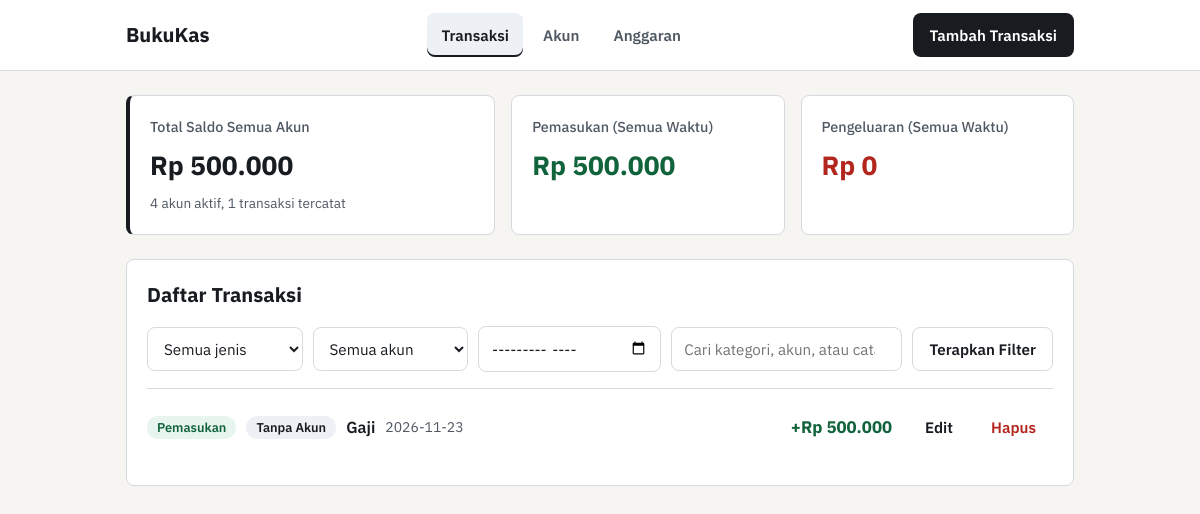
The page / on the database its author committed.
### tables this page shows
CREATE TABLE transaksi (
                id INTEGER PRIMARY KEY AUTOINCREMENT,
                tanggal TEXT NOT NULL,
                jenis TEXT NOT NULL CHECK (jenis IN ('pemasukan', 'pengeluaran')),
                kategori TEXT NOT NULL,
                nominal INTEGER NOT NULL CHECK (nominal > 0),
                catatan TEXT DEFAULT '',
                dibuat_pada TEXT NOT NULL
            , akun_id INTEGER REFERENCES akun(id) ON DELETE RESTRICT);

### app.py (the view)
@app.route("/")
def index():
    filter_jenis = request.args.get("jenis", "semua").strip().lower()
    filter_akun = request.args.get("akun", "semua").strip()
    filter_bulan = request.args.get("bulan", "").strip()
    kata_kunci = request.args.get("q", "").strip()
    if filter_jenis not in {"semua", "pemasukan", "pengeluaran"}:
        filter_jenis = "semua"
    if filter_bulan and not validasi_bulan(filter_bulan):
        filter_bulan = ""
    akun_filter_id = None
    if filter_akun != "semua":
        try:
            akun_filter_id = int(filter_akun)
        except ValueError:
            filter_akun = "semua"
    transaksi_list = []
    akun_list = []
    ringkasan = {"saldo_total": 0, "pemasukan": 0, "pengeluaran": 0}
    total_semua = 0
    db_error = None
    try:
        with get_db() as conn:
            akun_list = ambil_daftar_akun(conn)
            total_saldo_awal = sum(a["saldo_awal"] for a in akun_list)
            baris_global = conn.execute(
                """
                SELECT
                    COALESCE(SUM(CASE WHEN jenis = 'pemasukan' THEN nominal ELSE 0 END), 0) AS total_masuk,
                    COALESCE(SUM(CASE WHEN jenis = 'pengeluaran' THEN nominal ELSE 0 END), 0) AS total_keluar,
                    COUNT(*) AS jumlah_total
                FROM transaksi
                """
            ).fetchone()
            total_semua = baris_global["jumlah_total"]
            saldo_total = (
                total_saldo_awal
                + baris_global["total_masuk"]
                - baris_global["total_keluar"]
            )
            kondisi = []
            parameter = []
            if filter_jenis != "semua":
                kondisi.append("t.jenis = ?")
                parameter.append(filter_jenis)
            if akun_filter_id is not None:
                kondisi.append("t.akun_id = ?")
                parameter.append(akun_filter_id)
            if filter_bulan:
                kondisi.append("substr(t.tanggal, 1, 7) = ?")
                parameter.append(filter_bulan)
            if kata_kunci:
                kondisi.append(
                    "(LOWER(t.kategori) LIKE ? OR LOWER(t.catatan) LIKE ? OR LOWER(COALESCE(a.nama, '')) LIKE ?)"
                )
                pola = f"%{kata_kunci.lower()}%"
                parameter.extend([pola, pola, pola])
            where_sql = f"WHERE {' AND '.join(kondisi)}" if kondisi else ""
            transaksi_list = conn.execute(
                f"""
                SELECT
                    t.id,
                    t.tanggal,
                    t.jenis,
                    t.akun_id,
                    COALESCE(a.nama, 'Tanpa Akun') AS nama_akun,
                    t.kategori,
                    t.nominal,
                    t.catatan
                FROM transaksi t
                LEFT JOIN akun a ON a.id = t.akun_id
                {where_sql}
                ORDER BY t.tanggal DESC, t.id DESC
                """,
                parameter,
            ).fetchall()
            if filter_bulan:
                baris_arus = conn.execute(
                    """
                    SELECT
                        COALESCE(SUM(CASE WHEN jenis = 'pemasukan' THEN nominal ELSE 0 END), 0) AS total_masuk,
                        COALESCE(SUM(CASE WHEN jenis = 'pengeluaran' THEN nominal ELSE 0 END), 0) AS total_keluar
                    FROM transaksi
                    WHERE substr(tanggal, 1, 7) = ?
                    """,
                    (filter_bulan,),
                ).fetchone()
                masuk_tampil = baris_arus["total_masuk"]
                keluar_tampil = baris_arus["total_keluar"]
            else:
                masuk_tampil = baris_global["total_masuk"]
                keluar_tampil = baris_global["total_keluar"]
            ringkasan = {
                "saldo_total": saldo_total,
                "pemasukan": masuk_tampil,
                "pengeluaran": keluar_tampil,
            }
    except sqlite3.Error as exc:
        db_error = f"Gagal membaca data dari database: {exc}"
    return render_template(
        "index.html",
        active_nav="transaksi",
        transaksi_list=transaksi_list,
        akun_list=akun_list,
        ringkasan=ringkasan,
        total_semua=total_semua,
        filter_jenis=filter_jenis,
        filter_akun=filter_akun,
        filter_bulan=filter_bulan,
        kata_kunci=kata_kunci,
        db_error=db_error,
    )

### app.py (called while the page is built)
def get_db():
    conn = sqlite3.connect(DB_PATH, timeout=5)
    conn.row_factory = sqlite3.Row
    conn.execute("PRAGMA foreign_keys = ON")
    return conn

@app.template_filter("rupiah")
def format_rupiah(angka):
    nilai = int(angka or 0)
    tanda = "-" if nilai < 0 else ""
    terformat = f"{abs(nilai):,}".replace(",", ".")
    return f"{tanda}Rp {terformat}"

def ambil_daftar_akun(conn):
    return conn.execute(
        """
        SELECT
            a.id,
            a.nama,
            a.tipe,
            a.saldo_awal,
            COALESCE(SUM(CASE WHEN t.jenis = 'pemasukan' THEN t.nominal ELSE 0 END), 0) AS total_masuk,
            COALESCE(SUM(CASE WHEN t.jenis = 'pengeluaran' THEN t.nominal ELSE 0 END), 0) AS total_keluar,
            COUNT(t.id) AS jumlah_transaksi,
            a.saldo_awal
                + COALESCE(SUM(CASE WHEN t.jenis = 'pemasukan' THEN t.nominal ELSE 0 END), 0)
                - COALESCE(SUM(CASE WHEN t.jenis = 'pengeluaran' THEN t.nominal ELSE 0 END), 0) AS saldo_sekarang
        FROM akun a
        LEFT JOIN transaksi t ON t.akun_id = a.id
        GROUP BY a.id
        ORDER BY a.nama COLLATE NOCASE ASC
        """
    ).fetchall()

### templates/index.html (shortened to what this page needs)
{% extends "base.html" %}
{% block content %}
  <section class="summary-grid" aria-label="Ringkasan keuangan">
    <article class="summary-card summary-primary">
      <p class="summary-label">Total Saldo Semua Akun</p>
      <p class="summary-value num">{{ ringkasan.saldo_total | rupiah }}</p>
      <p class="summary-meta">{{ akun_list | length }} akun aktif, {{ total_semua }} transaksi tercatat</p>
    </article>
    <article class="summary-card">
      <p class="summary-label">
        Pemasukan {{ '(' ~ filter_bulan ~ ')' if filter_bulan else '(Semua Waktu)' }}
      </p>
      <p class="summary-value num text-income">{{ ringkasan.pemasukan | rupiah }}</p>
    </article>
    <article class="summary-card">
      <p class="summary-label">
        Pengeluaran {{ '(' ~ filter_bulan ~ ')' if filter_bulan else '(Semua Waktu)' }}
      </p>
      <p class="summary-value num text-expense">{{ ringkasan.pengeluaran | rupiah }}</p>
    </article>
  </section>
  <section class="panel" aria-labelledby="judul-daftar">
    <div class="panel-header">
      <h1 id="judul-daftar" class="panel-title">Daftar Transaksi</h1>
      <form
        method="get"
        action="{{ url_for('index') }}"
        class="filter-form"
        data-loading-text="Memuat..."
      >
        <div class="filter-group">
          <select id="filter-jenis" name="jenis" class="input">
            <option value="semua" {% if filter_jenis == 'semua' %}selected{% endif %}>Semua jenis</option>
          </select>
        </div>
        <div class="filter-group">
          <select id="filter-akun" name="akun" class="input">
            <option value="semua" {% if filter_akun == 'semua' %}selected{% endif %}>Semua akun</option>
          </select>
        </div>
        <div class="filter-group">
          <input
            id="filter-bulan"
            type="month"
            name="bulan"
            class="input"
            value="{{ filter_bulan }}"
          >
        </div>
        <div class="filter-group filter-search">
          <input
            id="filter-q"
            type="search"
            name="q"
            class="input"
            value="{{ kata_kunci }}"
            placeholder="Cari kategori, akun, atau catatan"
          >
        </div>
        <div class="filter-actions">
          <button type="submit" class="btn btn-secondary">Terapkan Filter</button>
        </div>
      </form>
    </div>
    {% if db_error %}
      <div class="state-box state-error" role="alert">
        <h2>Data tidak dapat dimuat</h2>
        <p>{{ db_error }}</p>
        <a href="{{ url_for('index') }}" class="btn btn-secondary">Muat Ulang Halaman</a>
      </div>
    {% elif transaksi_list %}
      <ul class="tx-list">
        {% for item in transaksi_list %}
          <li class="tx-row">
            <div class="tx-main">
              <div class="tx-topline">
                <span class="badge badge-{{ item.jenis }}">
                  {{ 'Pemasukan' if item.jenis == 'pemasukan' else 'Pengeluaran' }}
                </span>
                <span class="badge badge-neutral">{{ item.nama_akun }}</span>
                <span class="tx-category">{{ item.kategori }}</span>
                <time class="tx-date" datetime="{{ item.tanggal }}">{{ item.tanggal }}</time>
              </div>
            </div>
            <div class="tx-side">
              <p class="tx-amount num {{ 'text-income' if item.jenis == 'pemasukan' else 'text-expense' }}">
                {{ '+' if item.jenis == 'pemasukan' else '-' }}{{ item.nominal | rupiah }}
              </p>
              <div class="tx-actions">
                <a href="{{ url_for('edit_transaksi', transaksi_id=item.id) }}" class="btn btn-ghost">Edit</a>
                <form
                  method="post"
                  action="{{ url_for('hapus_transaksi', transaksi_id=item.id) }}"
                  data-confirm="Hapus transaksi {{ item.kategori }} ({{ item.nama_akun }}) sebesar {{ item.nominal | rupiah }}?"
                  data-loading-text="Menghapus..."
                >
                  <button type="submit" class="btn btn-danger-ghost">Hapus</button>
                </form>
              </div>
            </div>
          </li>
        {% endfor %}
      </ul>
    {% endif %}
  </section>
{% endblock %}

### static/style.css (style rules this page uses)
:root { --bg: #f6f5f1; --surface: #ffffff; --ink: #181c20; --ink-muted: #4f5863; --border: #d5dae0; --neutral-bg: #edf0f4; --income: #11633b; --income-bg: #e8f5ee; --warning: #8a4b08; --warning-bg: #fef3e2; --expense: #b3261e; --expense-bg: #fceceb; --focus: #1d4ed8; --radius: 8px; }
*, *::before, *::after { box-sizing: border-box; }
body { margin: 0; font-family: "IBM Plex Sans", -apple-system, BlinkMacSystemFont, "Segoe UI", sans-serif; background-color: var(--bg); color: var(--ink); line-height: 1.5; }
.num { font-variant-numeric: tabular-nums; }
.btn { display: inline-flex; align-items: center; justify-content: center; min-height: 44px; padding: 0 16px; border-radius: var(--radius); border: 1px solid transparent; font: inherit; font-size: 0.95rem; font-weight: 600; text-decoration: none; cursor: pointer; transition: background-color 0.15s ease, border-color 0.15s ease; }
.btn-secondary { background: var(--surface); color: var(--ink); border-color: var(--border); }
.btn-ghost { background: transparent; color: var(--ink); }
.btn-danger-ghost { background: transparent; color: var(--expense); }
.summary-grid { display: grid; grid-template-columns: 1.35fr 1fr 1fr; gap: 16px; margin-bottom: 24px; }
.summary-card { background: var(--surface); border: 1px solid var(--border); border-radius: var(--radius); padding: 20px; }
.summary-primary { border-left: 4px solid var(--ink); }
.summary-label { margin: 0 0 8px; font-size: 0.9rem; color: var(--ink-muted); font-weight: 500; }
.summary-value { margin: 0; font-size: 1.65rem; font-weight: 700; word-break: break-word; }
.summary-meta { margin: 8px 0 0; font-size: 0.85rem; color: var(--ink-muted); }
.text-income { color: var(--income); }
.text-expense { color: var(--expense); }
.panel { background: var(--surface); border: 1px solid var(--border); border-radius: var(--radius); padding: 20px; }
.panel-header { display: flex; flex-direction: column; gap: 16px; padding-bottom: 16px; border-bottom: 1px solid var(--border); }
.panel-title { margin: 0; font-size: 1.25rem; font-weight: 700; }
.filter-form { display: flex; flex-wrap: wrap; gap: 10px; align-items: center; }
.filter-group { flex: 1 1 150px; }
.filter-search { flex: 2 1 220px; }
.filter-actions { display: flex; gap: 8px; flex-wrap: wrap; }
.input { width: 100%; min-height: 44px; padding: 10px 12px; border: 1px solid var(--border); border-radius: var(--radius); background: var(--surface); color: var(--ink); font: inherit; font-size: 0.95rem; }
.tx-list { list-style: none; margin: 0; padding: 0; }
.tx-row { display: flex; justify-content: space-between; align-items: center; gap: 16px; padding: 16px 0; border-bottom: 1px solid var(--border); }
.tx-row:last-child, .budget-row:last-child { border-bottom: none; }
.tx-main { min-width: 0; flex: 1; }
.tx-topline { display: flex; flex-wrap: wrap; align-items: center; gap: 8px 10px; }
.badge { display: inline-block; padding: 2px 10px; border-radius: 999px; font-size: 0.8rem; font-weight: 600; }
.badge-neutral { background: var(--neutral-bg); color: var(--ink); }
.badge-pemasukan, .badge-status-aman { background: var(--income-bg); color: var(--income); }
.tx-category { font-weight: 600; font-size: 1rem; }
.tx-date { font-size: 0.875rem; color: var(--ink-muted); }
.tx-side { display: flex; align-items: center; gap: 16px; flex-shrink: 0; }
.tx-amount { margin: 0; font-weight: 700; font-size: 1.05rem; white-space: nowrap; }
.tx-actions { display: flex; align-items: center; gap: 4px; }

### rows shown on the page
transaksi: jenis "Pemasukan", nama_akun "Tanpa Akun", kategori "Gaji", tanggal "2026-11-23", jenis "+", nominal|rupiah "Rp 500.000"

### other values the page prints
{{ ringkasan.saldo_total | rupiah }} "Rp 500.000"
{{ akun_list | length }} "4"
{{ total_semua }} "1"
{{ '(' ~ filter_bulan ~ ')' if filter_bulan else '(Semua Waktu)' }} "(Semua Waktu)"
{{ ringkasan.pemasukan | rupiah }} "Rp 500.000"
{{ ringkasan.pengeluaran | rupiah }} "Rp 0"
